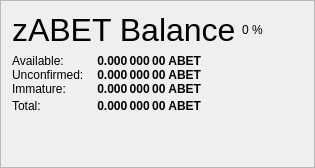
                   <widget class="QFrame" name="frame_ZerocoinBalances">
                    <property name="frameShape">
                     <enum>QFrame::StyledPanel</enum>
                    </property>
                    <property name="frameShadow">
                     <enum>QFrame::Raised</enum>
                    </property>
                    <layout class="QVBoxLayout" name="verticalLayout_7">
                     <item>
                      <layout class="QHBoxLayout" name="horizontalLayout_8" stretch="0,0,0">
                       <item>
                        <widget class="QLabel" name="label_5z_3">
                         <property name="minimumSize">
                          <size>
                           <width>0</width>
                           <height>20</height>
                          </size>
                         </property>
                         <property name="font">
                          <font>
                           <pointsize>24</pointsize>
                           <weight>50</weight>
                           <bold>false</bold>
                          </font>
                         </property>
                         <property name="text">
                          <string>zABET Balance</string>
                         </property>
                        </widget>
                       </item>
                       <item>
                        <widget class="QLabel" name="labelzABETPercent">
                         <property name="text">
                          <string notr="true">0 %</string>
                         </property>
                        </widget>
                       </item>
                       <item>
                        <spacer name="horizontalSpacer_11">
                         <property name="orientation">
                          <enum>Qt::Horizontal</enum>
                         </property>
                         <property name="sizeHint" stdset="0">
                          <size>
                           <width>40</width>
                           <height>20</height>
                          </size>
                         </property>
                        </spacer>
                       </item>
                      </layout>
                     </item>
                     <item>
                      <layout class="QGridLayout" name="gridLayout_5">
                       <property name="horizontalSpacing">
                        <number>12</number>
                       </property>
                       <property name="verticalSpacing">
                        <number>0</number>
                       </property>
                       <item row="1" column="0">
                        <widget class="QLabel" name="labelzBalanceMatureText">
                         <property name="toolTip">
                          <string>Mature: more than 20 confirmation and more than 1 mint of the same denomination after it was minted.
These zABET are spendable.</string>
                         </property>
                         <property name="text">
                          <string>Available:</string>
                         </property>
                        </widget>
                       </item>
                       <item row="1" column="1">
                        <widget class="QLabel" name="labelzBalanceMature">
                         <property name="font">
                          <font>
                           <weight>75</weight>
                           <bold>true</bold>
                          </font>
                         </property>
                         <property name="toolTip">
                          <string>Mature: more than 20 confirmation and more than 1 mint of the same denomination after it was minted.
These zABET are spendable.</string>
                         </property>
                         <property name="text">
                          <string notr="true">0.000 000 00 ABET</string>
                         </property>
                         <property name="alignment">
                          <set>Qt::AlignRight|Qt::AlignTrailing|Qt::AlignVCenter</set>
                         </property>
                        </widget>
                       </item>
                       <item row="2" column="0">
                        <widget class="QLabel" name="labelzBalanceUnconfirmedText">
                         <property name="toolTip">
                          <string>Unconfirmed: less than 20 confirmations
Immature: confirmed, but less than 3 mints of the same denomination after it was minted</string>
                         </property>
                         <property name="text">
                          <string>Unconfirmed:</string>
                         </property>
                        </widget>
                       </item>
                       <item row="2" column="1">
                        <widget class="QLabel" name="labelzBalanceUnconfirmed">
                         <property name="font">
                          <font>
                           <weight>75</weight>
                           <bold>true</bold>
                          </font>
                         </property>
                         <property name="toolTip">
                          <string>Unconfirmed: less than 20 confirmations
Immature: confirmed, but less than 3 mints of the same denomination after it was minted</string>
                         </property>
                         <property name="text">
                          <string notr="true">0.000 000 00 ABET</string>
                         </property>
                         <property name="alignment">
                          <set>Qt::AlignRight|Qt::AlignTrailing|Qt::AlignVCenter</set>
                         </property>
                        </widget>
                       </item>
                       <item row="3" column="0">
                        <widget class="QLabel" name="labelzBalanceImmatureText">
                         <property name="toolTip">
                          <string>Unconfirmed: less than 20 confirmations
Immature: confirmed, but less than 3 mints of the same denomination after it was minted</string>
                         </property>
                         <property name="text">
                          <string>Immature:</string>
                         </property>
                        </widget>
                       </item>
                       <item row="3" column="1">
                        <widget class="QLabel" name="labelzBalanceImmature">
                         <property name="font">
                          <font>
                           <weight>75</weight>
                           <bold>true</bold>
                          </font>
                         </property>
                         <property name="toolTip">
                          <string>Unconfirmed: less than 20 confirmations
Immature: confirmed, but less than 3 mints of the same denomination after it was minted</string>
                         </property>
                         <property name="text">
                          <string notr="true">0.000 000 00 ABET</string>
                         </property>
                         <property name="alignment">
                          <set>Qt::AlignRight|Qt::AlignTrailing|Qt::AlignVCenter</set>
                         </property>
                        </widget>
                       </item>
                       <item row="4" column="0">
                        <widget class="QLabel" name="labelzBalanceText">
                         <property name="toolTip">
                          <string>Your current zABET balance, unconfirmed and immature zABET included.</string>
                         </property>
                         <property name="text">
                          <string>Total:</string>
                         </property>
                        </widget>
                       </item>
                       <item row="4" column="1">
                        <widget class="QLabel" name="labelzBalance">
                         <property name="font">
                          <font>
                           <weight>75</weight>
                           <bold>true</bold>
                          </font>
                         </property>
                         <property name="cursor">
                          <cursorShape>IBeamCursor</cursorShape>
                         </property>
                         <property name="toolTip">
                          <string>Your current zABET balance, unconfirmed and immature zABET included.</string>
                         </property>
                         <property name="text">
                          <string notr="true">0.000 000 00 ABET</string>
                         </property>
                         <property name="alignment">
                          <set>Qt::AlignRight|Qt::AlignTrailing|Qt::AlignVCenter</set>
                         </property>
                         <property name="textInteractionFlags">
                          <set>Qt::LinksAccessibleByMouse|Qt::TextSelectableByKeyboard|Qt::TextSelectableByMouse</set>
                         </property>
                        </widget>
                       </item>
                       <item row="4" column="2">
                        <spacer name="horizontalSpacer_4">
                         <property name="orientation">
                          <enum>Qt::Horizontal</enum>
                         </property>
                         <property name="sizeHint" stdset="0">
                          <size>
                           <width>40</width>
                           <height>20</height>
                          </size>
                         </property>
                        </spacer>
                       </item>
                      </layout>
                     </item>
                     <item>
                      <spacer name="verticalSpacer_4">
                       <property name="orientation">
                        <enum>Qt::Vertical</enum>
                       </property>
                       <property name="sizeHint" stdset="0">
                        <size>
                         <width>20</width>
                         <height>40</height>
                        </size>
                       </property>
                      </spacer>
                     </item>
                    </layout>
                   </widget>
